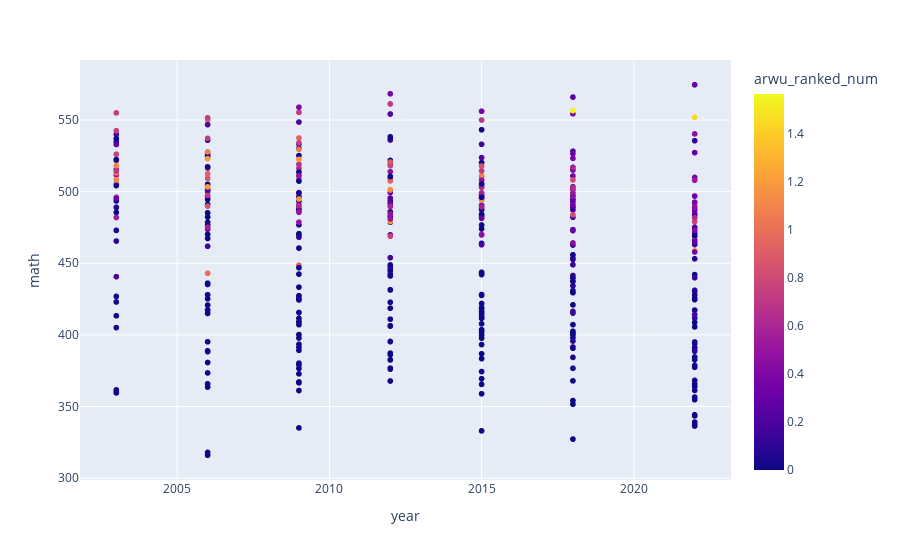

Source (notebook cell):
### Code cell
fig = px.scatter(pd_df, y="math", x="year", color='arwu_ranked_num', hover_data=["country", "year"])
fig.show()

### Figure 1 — Plotly figure (JSON) as saved in the notebook; plotly's stock layout.template omitted (floating-point values rounded to 4 significant figures; data arrays with more than 128 entries replaced by an {"elided": "..."} marker saying what was removed)
{"data": [{"customdata": {"elided": "5320x1 str values"}, "hovertemplate": "year=%{x}<br>math=%{y}<br>country=%{customdata[0]}<br>arwu_ranked_num=%{marker.color}<extra></extra>", "legendgroup": "", "marker": {"color": {"elided": "5320 float values"}, "coloraxis": "coloraxis", "symbol": "circle"}, "mode": "markers", "name": "", "showlegend": false, "type": "scattergl", "x": {"elided": "5320 int values"}, "xaxis": "x", "y": {"elided": "5320 float values"}, "yaxis": "y"}], "layout": {"coloraxis": {"colorbar": {"title": {"text": "arwu_ranked_num"}}, "colorscale": [[0, "#0d0887"], [0.1111, "#46039f"], [0.2222, "#7201a8"], [0.3333, "#9c179e"], [0.4444, "#bd3786"], [0.5556, "#d8576b"], [0.6667, "#ed7953"], [0.7778, "#fb9f3a"], [0.8889, "#fdca26"], [1, "#f0f921"]]}, "legend": {"tracegroupgap": 0}, "margin": {"t": 60}, "xaxis": {"anchor": "y", "domain": [0, 1], "title": {"text": "year"}}, "yaxis": {"anchor": "x", "domain": [0, 1], "title": {"text": "math"}}}}
